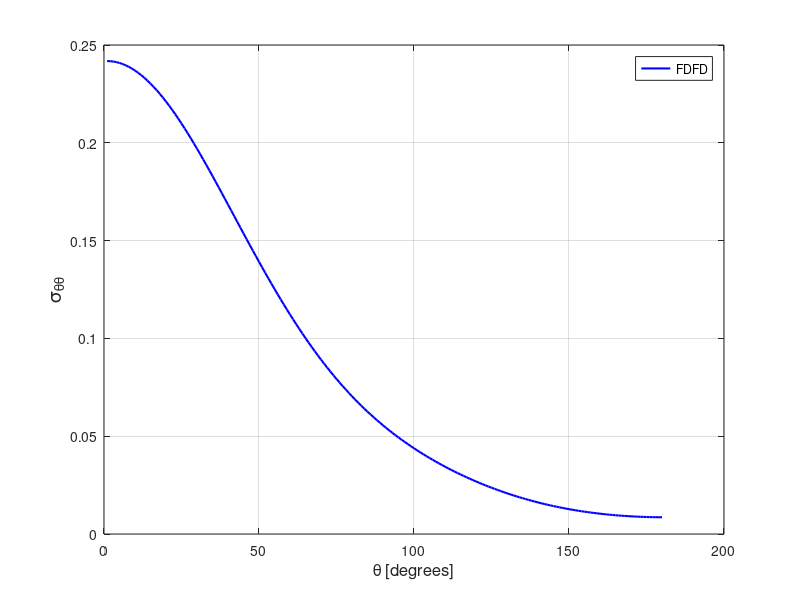

Reproduce this figure in MATLAB.
stt = [ 
    1  0.24178979E+00
    2  0.24172933E+00
    3  0.24154831E+00
    4  0.24124511E+00
    5  0.24082284E+00
    6  0.24028069E+00
    7  0.23962028E+00
    8  0.23884395E+00
    9  0.23795006E+00
   10  0.23694311E+00
   11  0.23582453E+00
   12  0.23459511E+00
   13  0.23325863E+00
   14  0.23181587E+00
   15  0.23027097E+00
   16  0.22862726E+00
   17  0.22688451E+00
   18  0.22504850E+00
   19  0.22312355E+00
   20  0.22110951E+00
   21  0.21901190E+00
   22  0.21683516E+00
   23  0.21458171E+00
   24  0.21225581E+00
   25  0.20986041E+00
   26  0.20740087E+00
   27  0.20488095E+00
   28  0.20230410E+00
   29  0.19967218E+00
   30  0.19699377E+00
   31  0.19427003E+00
   32  0.19150484E+00
   33  0.18870500E+00
   34  0.18587162E+00
   35  0.18300998E+00
   36  0.18012375E+00
   37  0.17721684E+00
   38  0.17429422E+00
   39  0.17135717E+00
   40  0.16841069E+00
   41  0.16545947E+00
   42  0.16250533E+00
   43  0.15955201E+00
   44  0.15660363E+00
   45  0.15366238E+00
   46  0.15073209E+00
   47  0.14781491E+00
   48  0.14491490E+00
   49  0.14203294E+00
   50  0.13917300E+00
   51  0.13633706E+00
   52  0.13352728E+00
   53  0.13074525E+00
   54  0.12799363E+00
   55  0.12527414E+00
   56  0.12258834E+00
   57  0.11993739E+00
   58  0.11732412E+00
   59  0.11474823E+00
   60  0.11221203E+00
   61  0.10971565E+00
   62  0.10726038E+00
   63  0.10484750E+00
   64  0.10247564E+00
   65  0.10014766E+00
   66  0.97863033E-01
   67  0.95622331E-01
   68  0.93424886E-01
   69  0.91271870E-01
   70  0.89161925E-01
   71  0.87096386E-01
   72  0.85074186E-01
   73  0.83096094E-01
   74  0.81159942E-01
   75  0.79267405E-01
   76  0.77416703E-01
   77  0.75607762E-01
   78  0.73840022E-01
   79  0.72112337E-01
   80  0.70425048E-01
   81  0.68776339E-01
   82  0.67166194E-01
   83  0.65594263E-01
   84  0.64058341E-01
   85  0.62558450E-01
   86  0.61093591E-01
   87  0.59663910E-01
   88  0.58267247E-01
   89  0.56903183E-01
   90  0.55570569E-01
   91  0.54269753E-01
   92  0.52998614E-01
   93  0.51757082E-01
   94  0.50544463E-01
   95  0.49358934E-01
   96  0.48200551E-01
   97  0.47068376E-01
   98  0.45961954E-01
   99  0.44879831E-01
  100  0.43822050E-01
  101  0.42787597E-01
  102  0.41775815E-01
  103  0.40786296E-01
  104  0.39818127E-01
  105  0.38871188E-01
  106  0.37944332E-01
  107  0.37037637E-01
  108  0.36150049E-01
  109  0.35281468E-01
  110  0.34431539E-01
  111  0.33599615E-01
  112  0.32785363E-01
  113  0.31988502E-01
  114  0.31208420E-01
  115  0.30445350E-01
  116  0.29698299E-01
  117  0.28967148E-01
  118  0.28252255E-01
  119  0.27552303E-01
  120  0.26868219E-01
  121  0.26199125E-01
  122  0.25544986E-01
  123  0.24905248E-01
  124  0.24280287E-01
  125  0.23669675E-01
  126  0.23073312E-01
  127  0.22490965E-01
  128  0.21922572E-01
  129  0.21368043E-01
  130  0.20827182E-01
  131  0.20299973E-01
  132  0.19785926E-01
  133  0.19285483E-01
  134  0.18798159E-01
  135  0.18324111E-01
  136  0.17862912E-01
  137  0.17414434E-01
  138  0.16978910E-01
  139  0.16556131E-01
  140  0.16145669E-01
  141  0.15747976E-01
  142  0.15362442E-01
  143  0.14988892E-01
  144  0.14627704E-01
  145  0.14278555E-01
  146  0.13941120E-01
  147  0.13615354E-01
  148  0.13301254E-01
  149  0.12998505E-01
  150  0.12707151E-01
  151  0.12426967E-01
  152  0.12157710E-01
  153  0.11899498E-01
  154  0.11652020E-01
  155  0.11414989E-01
  156  0.11188485E-01
  157  0.10972397E-01
  158  0.10766500E-01
  159  0.10570642E-01
  160  0.10384487E-01
  161  0.10208195E-01
  162  0.10041452E-01
  163  0.98842857E-02
  164  0.97363330E-02
  165  0.95976116E-02
  166  0.94681187E-02
  167  0.93474472E-02
  168  0.92357052E-02
  169  0.91327410E-02
  170  0.90383468E-02
  171  0.89524984E-02
  172  0.88751055E-02
  173  0.88060554E-02
  174  0.87453267E-02
  175  0.86928299E-02
  176  0.86485771E-02
  177  0.86123366E-02
  178  0.85842665E-02
  179  0.85642571E-02
  180  0.85521359E-02
  181  0.85482663E-02
  182  0.85522169E-02
  183  0.85641788E-02
  184  0.85842330E-02
  185  0.86122500E-02
  186  0.86484570E-02
  187  0.86928615E-02
  188  0.87451842E-02
  189  0.88057946E-02
  190  0.88748047E-02
  191  0.89521250E-02
  192  0.90379911E-02
  193  0.91324197E-02
  194  0.92353793E-02
  195  0.93471259E-02
  196  0.94676018E-02
  197  0.95972707E-02
  198  0.97359326E-02
  199  0.98837437E-02
  200  0.10040902E-01
  201  0.10207550E-01
  202  0.10383849E-01
  203  0.10569841E-01
  204  0.10765871E-01
  205  0.10971653E-01
  206  0.11187834E-01
  207  0.11414137E-01
  208  0.11651181E-01
  209  0.11898575E-01
  210  0.12156846E-01
  211  0.12425981E-01
  212  0.12706144E-01
  213  0.12997544E-01
  214  0.13300237E-01
  215  0.13614286E-01
  216  0.13939941E-01
  217  0.14277371E-01
  218  0.14626631E-01
  219  0.14987709E-01
  220  0.15361038E-01
  221  0.15746616E-01
  222  0.16144352E-01
  223  0.16554665E-01
  224  0.16977532E-01
  225  0.17413301E-01
  226  0.17861495E-01
  227  0.18322501E-01
  228  0.18796753E-01
  229  0.19284068E-01
  230  0.19785034E-01
  231  0.20298654E-01
  232  0.20826053E-01
  233  0.21366997E-01
  234  0.21921413E-01
  235  0.22489814E-01
  236  0.23072146E-01
  237  0.23668671E-01
  238  0.24279295E-01
  239  0.24904383E-01
  240  0.25544044E-01
  241  0.26198156E-01
  242  0.26867449E-01
  243  0.27551873E-01
  244  0.28251609E-01
  245  0.28966593E-01
  246  0.29697783E-01
  247  0.30444887E-01
  248  0.31208169E-01
  249  0.31988256E-01
  250  0.32785390E-01
  251  0.33599675E-01
  252  0.34431897E-01
  253  0.35281848E-01
  254  0.36150597E-01
  255  0.37038151E-01
  256  0.37945040E-01
  257  0.38871929E-01
  258  0.39819330E-01
  259  0.40787458E-01
  260  0.41777305E-01
  261  0.42789143E-01
  262  0.43823432E-01
  263  0.44881552E-01
  264  0.45963623E-01
  265  0.47070637E-01
  266  0.48202600E-01
  267  0.49361285E-01
  268  0.50546922E-01
  269  0.51759616E-01
  270  0.53001579E-01
  271  0.54272745E-01
  272  0.55573836E-01
  273  0.56906149E-01
  274  0.58270209E-01
  275  0.59666779E-01
  276  0.61097465E-01
  277  0.62561683E-01
  278  0.64061381E-01
  279  0.65597504E-01
  280  0.67169935E-01
  281  0.68779975E-01
  282  0.70428379E-01
  283  0.72116077E-01
  284  0.73843420E-01
  285  0.75611763E-01
  286  0.77420548E-01
  287  0.79271615E-01
  288  0.81164174E-01
  289  0.83099440E-01
  290  0.85077986E-01
  291  0.87099776E-01
  292  0.89165866E-01
  293  0.91275141E-01
  294  0.93428053E-01
  295  0.95625952E-01
  296  0.97866073E-01
  297  0.10015120E+00
  298  0.10247945E+00
  299  0.10485078E+00
  300  0.10726418E+00
  301  0.10971906E+00
  302  0.11221527E+00
  303  0.11475220E+00
  304  0.11732754E+00
  305  0.11994136E+00
  306  0.12259105E+00
  307  0.12527667E+00
  308  0.12799583E+00
  309  0.13074751E+00
  310  0.13352923E+00
  311  0.13633880E+00
  312  0.13917495E+00
  313  0.14203504E+00
  314  0.14491673E+00
  315  0.14781696E+00
  316  0.15073340E+00
  317  0.15366346E+00
  318  0.15660457E+00
  319  0.15955351E+00
  320  0.16250628E+00
  321  0.16545969E+00
  322  0.16841197E+00
  323  0.17135771E+00
  324  0.17429398E+00
  325  0.17721733E+00
  326  0.18012424E+00
  327  0.18300967E+00
  328  0.18587169E+00
  329  0.18870403E+00
  330  0.19150525E+00
  331  0.19426939E+00
  332  0.19699253E+00
  333  0.19967148E+00
  334  0.20230202E+00
  335  0.20487839E+00
  336  0.20739922E+00
  337  0.20986021E+00
  338  0.21225439E+00
  339  0.21458036E+00
  340  0.21683401E+00
  341  0.21901168E+00
  342  0.22110833E+00
  343  0.22312194E+00
  344  0.22504802E+00
  345  0.22688483E+00
  346  0.22862574E+00
  347  0.23027040E+00
  348  0.23181543E+00
  349  0.23325753E+00
  350  0.23459397E+00
  351  0.23582400E+00
  352  0.23694326E+00
  353  0.23795041E+00
  354  0.23884197E+00
  355  0.23962031E+00
  356  0.24027999E+00
  357  0.24082235E+00
  358  0.24124481E+00
  359  0.24154769E+00
  360  0.24172936E+00
 ]; 
plot(stt(1:180,1),stt(1:180,2),'b-','linewidth',1.5 ); 
grid on 
legend('FDFD');
xlabel('\theta [degrees]','FontSize',12);
ylabel('\sigma_{\theta\theta}','FontSize',14);
